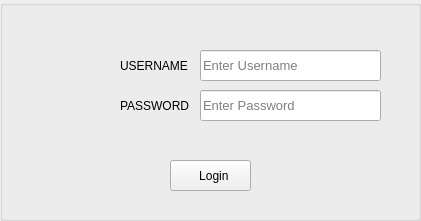
<?xml version="1.0" encoding="UTF-8"?>
<ui version="4.0">
 <class>LOGIN</class>
 <widget class="QWidget" name="LOGIN">
  <property name="geometry">
   <rect>
    <x>0</x>
    <y>0</y>
    <width>421</width>
    <height>221</height>
   </rect>
  </property>
  <property name="minimumSize">
   <size>
    <width>421</width>
    <height>221</height>
   </size>
  </property>
  <property name="maximumSize">
   <size>
    <width>421</width>
    <height>221</height>
   </size>
  </property>
  <property name="windowTitle">
   <string>LOGIN</string>
  </property>
  <widget class="QGroupBox" name="groupBox_7">
   <property name="geometry">
    <rect>
     <x>0</x>
     <y>0</y>
     <width>421</width>
     <height>221</height>
    </rect>
   </property>
   <property name="font">
    <font>
     <weight>75</weight>
     <bold>true</bold>
    </font>
   </property>
   <property name="styleSheet">
    <string notr="true">
border-color: rgb(0, 0, 0);</string>
   </property>
   <property name="title">
    <string/>
   </property>
   <widget class="QLineEdit" name="user_name_lin">
    <property name="geometry">
     <rect>
      <x>200</x>
      <y>50</y>
      <width>181</width>
      <height>31</height>
     </rect>
    </property>
    <property name="font">
     <font>
      <pointsize>10</pointsize>
     </font>
    </property>
    <property name="cursor">
     <cursorShape>IBeamCursor</cursorShape>
    </property>
    <property name="styleSheet">
     <string notr="true">color:rgb(0, 0, 0)</string>
    </property>
    <property name="placeholderText">
     <string>Enter Username</string>
    </property>
   </widget>
   <widget class="QLabel" name="label_21">
    <property name="geometry">
     <rect>
      <x>120</x>
      <y>90</y>
      <width>71</width>
      <height>31</height>
     </rect>
    </property>
    <property name="font">
     <font>
      <pointsize>9</pointsize>
     </font>
    </property>
    <property name="styleSheet">
     <string notr="true">
color:rgb(0, 0, 0);
border: none;</string>
    </property>
    <property name="text">
     <string>PASSWORD</string>
    </property>
   </widget>
   <widget class="QLineEdit" name="user_pw_lin">
    <property name="geometry">
     <rect>
      <x>200</x>
      <y>90</y>
      <width>181</width>
      <height>31</height>
     </rect>
    </property>
    <property name="font">
     <font>
      <pointsize>10</pointsize>
     </font>
    </property>
    <property name="styleSheet">
     <string notr="true">color:rgb(0, 0, 0)</string>
    </property>
    <property name="echoMode">
     <enum>QLineEdit::Password</enum>
    </property>
    <property name="placeholderText">
     <string>Enter Password</string>
    </property>
   </widget>
   <widget class="QPushButton" name="login_btn">
    <property name="geometry">
     <rect>
      <x>170</x>
      <y>160</y>
      <width>81</width>
      <height>31</height>
     </rect>
    </property>
    <property name="font">
     <font>
      <pointsize>9</pointsize>
     </font>
    </property>
    <property name="cursor">
     <cursorShape>PointingHandCursor</cursorShape>
    </property>
    <property name="styleSheet">
     <string notr="true">color:rgb(0, 0, 0);
border radius 5 px</string>
    </property>
    <property name="text">
     <string>  Login</string>
    </property>
    <property name="icon">
     <iconset>
      <normaloff>D:/PROGRAMMING/Images/Icons/unlock.png</normaloff>D:/PROGRAMMING/Images/Icons/unlock.png</iconset>
    </property>
    <property name="iconSize">
     <size>
      <width>17</width>
      <height>17</height>
     </size>
    </property>
    <property name="flat">
     <bool>false</bool>
    </property>
   </widget>
   <widget class="QLabel" name="label_28">
    <property name="geometry">
     <rect>
      <x>120</x>
      <y>50</y>
      <width>71</width>
      <height>31</height>
     </rect>
    </property>
    <property name="font">
     <font>
      <pointsize>9</pointsize>
     </font>
    </property>
    <property name="styleSheet">
     <string notr="true">border: none;
color:rgb(0, 0, 0)</string>
    </property>
    <property name="text">
     <string>USERNAME</string>
    </property>
    <property name="wordWrap">
     <bool>false</bool>
    </property>
   </widget>
   <widget class="QLabel" name="label_29">
    <property name="geometry">
     <rect>
      <x>24</x>
      <y>40</y>
      <width>81</width>
      <height>91</height>
     </rect>
    </property>
    <property name="styleSheet">
     <string notr="true">border: none;</string>
    </property>
    <property name="text">
     <string/>
    </property>
    <property name="pixmap">
     <pixmap>D:/PROGRAMMING/Images/Icons/icons8-user-account-96.png</pixmap>
    </property>
    <property name="scaledContents">
     <bool>true</bool>
    </property>
   </widget>
  </widget>
 </widget>
 <resources/>
 <connections/>
</ui>
